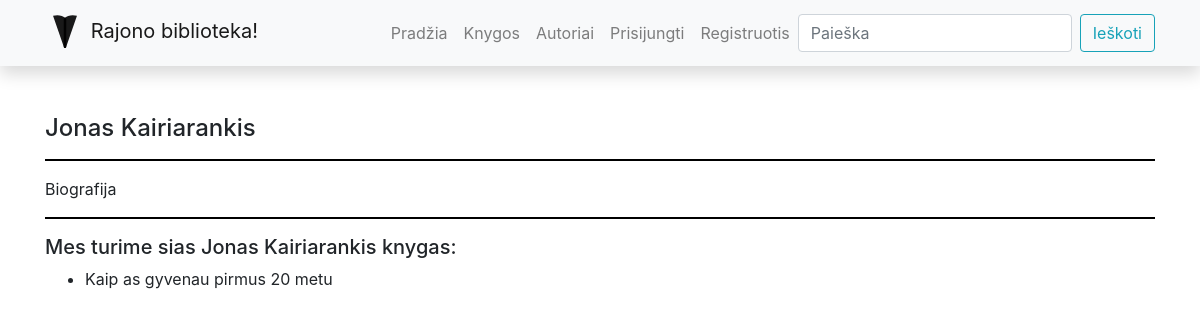
Before: /library/authors/1 with the older database file.
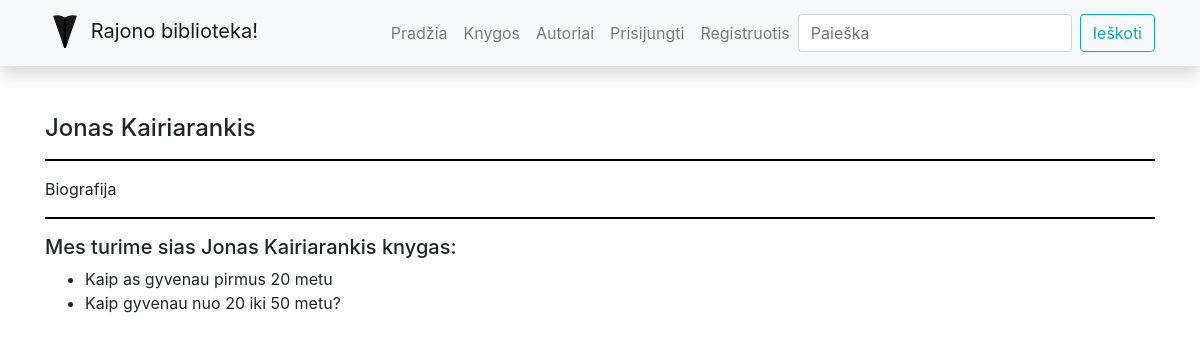
After: the same page with the newer database file.
### library/models.py (models this page shows, shortened)
class Author(models.Model):
    first_name = models.CharField('Vardas', max_length=100)
    last_name = models.CharField('Pavarde', max_length=100)
    description = models.TextField('Aprasymas', max_length=2000, default='Biografija')
    def display_books(self):
        return ', '.join([book.title for book in self.books.all()[:3]])
    display_books.short_description = "Knygos"
    class Meta:
        ordering = ['last_name', 'first_name']
        verbose_name = "Autorius"
        verbose_name_plural = "Autoriai"

class Book(models.Model):
    title = models.CharField('Pavadinimas', max_length=200)
    author = models.ForeignKey('Author', on_delete=models.SET_NULL, null=True, related_name='books')
    summary = models.TextField('Aprasymas', max_length=1000, help_text='Trumpas knygos aprasymas')
    isbn = models.CharField('ISBN', max_length=13)
    genre = models.ManyToManyField(Genre, help_text='Isrinkite zanra knygai')
    cover = models.ImageField('Virselis', upload_to='covers', null=True, blank=True)
    def display_genre(self):
        return '; '.join([genre.name for genre in self.genre.all()])
    display_genre.short_description = 'Zanras'
    class Meta:
        verbose_name = "Knyga"
        verbose_name_plural = "Knygos"

### library/views.py (the view)
# urls.py: path('authors/<int:author_id>', views.author, name='author-detail'),
def author(request, author_id):
    single_author = get_object_or_404(Author, pk=author_id)  # pk - primary key
    return render(request, 'author.html', {'author': single_author})  # {'author':single_author] - context

### library/templates/author.html
{% extends "base.html" %}
{% block content %}
<div>
  <h4>{{author.first_name}} {{author.last_name}}</h4>
  <hr/>
  <p>{{author.description}}</p>
  <hr/>
  <h5>Mes turime sias {{author.first_name}} {{author.last_name}} knygas: </h5>
  <ul>
    {%  for book_obj in author.books.all %}
    <li> {{book_obj.title}} </li>
    {% endfor %}
  </ul>
</div>
{% endblock %}

### library/templates/base.html (shortened to what this page needs)
<!DOCTYPE html>
<html lang="en">
<head>
    <link
            rel="stylesheet"
            href="https://stackpath.bootstrapcdn.com/bootstrap/4.1.3/css/bootstrap.min.css"
    />
    <link
            rel="stylesheet"
            href="https://cdnjs.cloudflare.com/ajax/libs/font-awesome/4.7.0/css/font-awesome.min.css"
    />
    {% load static %}
    <link rel="stylesheet" href="{% static 'css/styles.css' %}"/>
</head>
<body>
<nav
        class="navbar navbar-expand-lg navbar-light bg-light static-top mb-5 shadow"
>
    <div class="container">
        <a class="navbar-brand" href="#">
            Rajono biblioteka!</a
        >
        <div class="collapse navbar-collapse" id="navbarResponsive">
            <ul class="navbar-nav ml-auto">
                <li class="nav-item">
                    <a class="nav-link" href="{% url 'index' %}">Pradžia</a>
                </li>
                <li class="nav-item">
                    <a class="nav-link" href="{% url 'books' %}">Knygos</a>
                </li>
                <li class="nav-item">
                    <a class="nav-link" href="{% url 'authors' %}">Autoriai</a>
                </li>
                {% if user.is_authenticated%}
                <li class="nav-item"><a class="nav-link" href="#">
                    <svg class="bi bi-person" width="1.5em" height="1.5em" viewBox="0 0 16 16" fill="currentColor"
                         xmlns="http://www.w3.org/2000/svg">
                        <path fill-rule="evenodd"
                              d="M13 14s1 0 1-1-1-4-6-4-6 3-6 4 1 1 1 1h10zm-9.995-.944v-.002.002zM3.022 13h9.956a.274.
                              274 0 00.014-.002l.008-.002c-.001-.246-.154-.986-.832-1.664C11.516 10.68 10.289 10 8 10c-
                              2.29 0-3.516.68-4.168 1.332-.678.678-.83 1.418-.832 1.664a1.05 1.05 0 00.022.004zm9.974.
                              056v-.002.002zM8 7a2 2 0 100-4 2 2 0 000 4zm3-2a3 3 0 11-6 0 3 3 0 016 0z"
                              clip-rule="evenodd"/>
                    </svg>
                    {{ user.get_username }}</a></li>
                <li class="nav-item"><a class="nav-link" href="#">Mano knygos</a></li>
                <li class="nav-item"><a class="nav-link" href="{% url 'logout'%}?next=/library">Atsijungti</a></li>
                {% else %}
                <li class="nav-item"><a class="nav-link" href="{% url 'login'%}?next={{request.path}}">Prisijungti</a>
                </li>
                <li class="nav-item"><a class="nav-link" href="#">Registruotis</a></li>
                {% endif %}
            </ul>
            <form
                    class="form-inline my-2 my-lg-0"
                    action="{% url 'search' %}"
                    method="get"
            >
                <input
                        class="form-control mr-sm-2"
                        type="search"
                        placeholder="Paieška"
                        aria-label="Search"
                        name="query"
                />
                <button class="btn btn-outline-info my-2 my-sm-0" type="submit">
                    Ieškoti
                </button>
            </form>
        </div>
    </div>
</nav>
<div class="container">{% block content %}{% endblock %}</div>
</body>
</html>

### library/static/css/styles.css (style rules this page uses)
hr { width: 100%; background-color: black; height: 1px; border-color : transparent; }

Changed rows visible on the page:
added Book: title "Kaip gyvenau nuo 20 iki 50 metu?"
